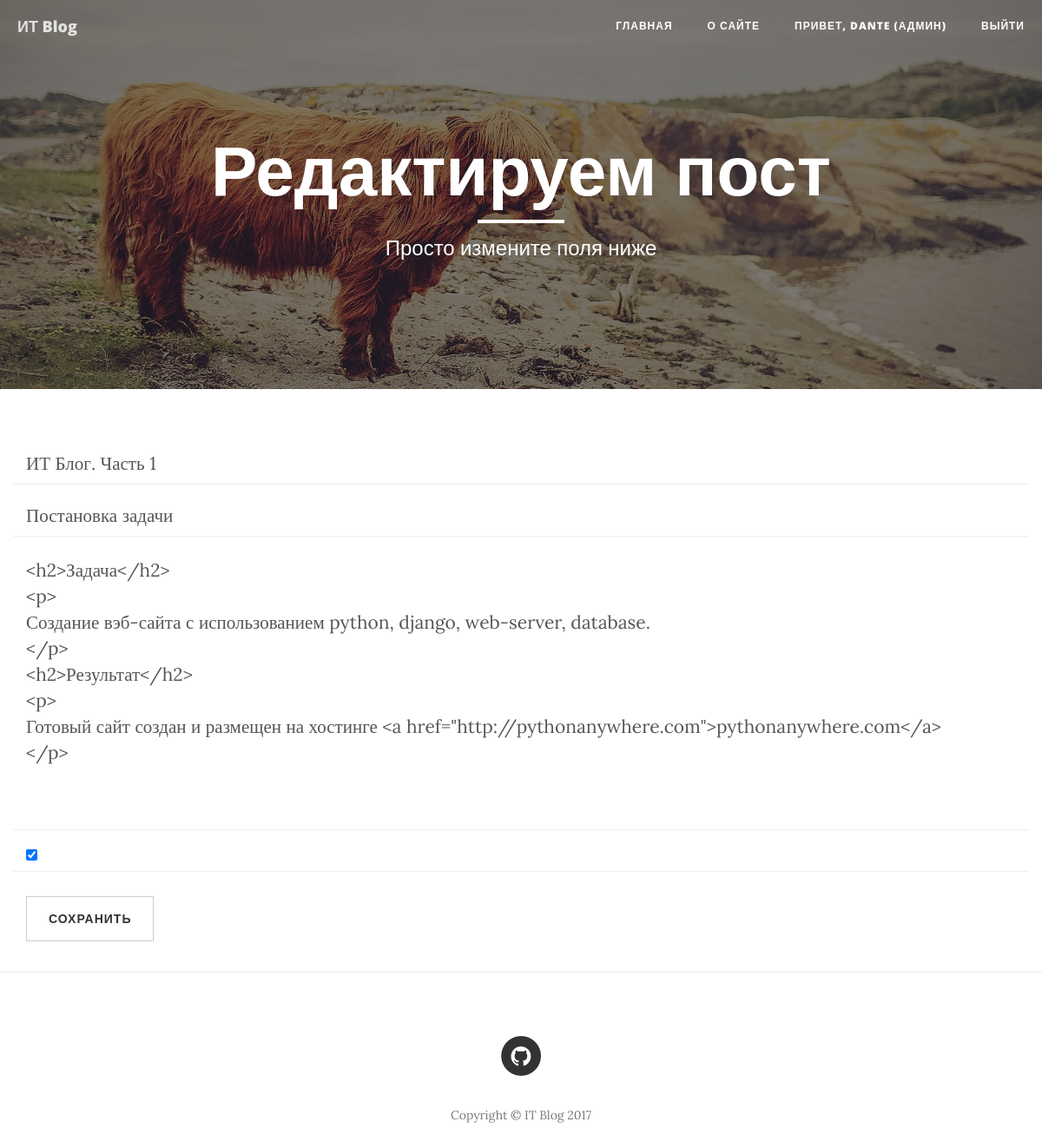
The app's page /post/edit/10/ (signed in) with its own data.
### main_app/models.py (models this page shows, shortened)
class Post(models.Model):
    title = models.CharField(max_length=64, unique=True)
    subtitle = models.CharField(max_length=128, blank=True)
    post_datetime = models.DateTimeField(auto_now=True)
    text = models.TextField()
    is_active = models.BooleanField(default=False)
    user = models.ForeignKey(User)

### main_app/views.py (the view)
# urls.py: url(r'^post/edit/(?P<pk>\d+)/$', login_required(PostUpdateView.as_view()), name='edit_post'),
class PostUpdateView(UpdateView):
    model = Post
    template_name = 'edit.html'
    success_url = '/'
    form_class = PostForm

### main_app/forms.py
class PostForm(forms.ModelForm):
    title = forms.CharField(label='Заголовок',
                            widget=forms.TextInput(attrs={'class': 'form-control', 'placeholder': 'Заголовок'}))
    subtitle = forms.CharField(label='Подзаголовок',
                               widget=forms.TextInput(attrs={'class': 'form-control', 'placeholder': 'Подзаголовок'}))
    text = forms.CharField(label='Текст',
        widget=forms.Textarea(attrs={'class': 'form-control', 'placeholder': 'Текст (поддерживается html)'}))
    class Meta:
        model = Post
        fields = ('title', 'subtitle', 'text', 'is_active')

### main_app/templates/edit.html (shortened to what this page needs)
{% extends "main.html" %}
{% load staticfiles %}
{% block header %}
    <header class="intro-header" style="background-image: url('{% static "img/contact-bg.jpg" %}')">
        <div class="container">
            <div class="row">
                <div class="col-lg-8 col-lg-offset-2 col-md-10 col-md-offset-1">
                    <div class="page-heading">
                        <h1>Редактируем пост</h1>
                        <hr class="small">
                        <span class="subheading">Просто измените поля ниже</span>
                    </div>
                </div>
            </div>
        </div>
    </header>
{% endblock %}
{% block content %}
    <form method="post">
        {% for field in form %}
        {% if field.name != 'is_active' or user.is_superuser %}
            <div class="row control-group">
                <div class="form-group col-xs-12 floating-label-form-group controls">
                    {{field}}
                    </div>
            </div>
        {% endif %}
        {% endfor %}
        <br>
        <div class="row">
            <div class="form-group col-xs-12">
                <button type="submit" class="btn btn-default">Сохранить</button>
            </div>
        </div>
    </form>
{% endblock %}

### templates/main.html (shortened to what this page needs)
{% extends "base.html" %}
{% load staticfiles %}
{% block main %}
    <nav class="navbar navbar-default navbar-custom navbar-fixed-top">
        <div class="container-fluid">
            <div class="navbar-header page-scroll">
                <a class="navbar-brand" href="{% url 'index' %}">ИТ Blog</a>
            </div>
            <div class="collapse navbar-collapse" id="bs-example-navbar-collapse-1">
                <ul class="nav navbar-nav navbar-right">
                    <li>
                        <a href="{% url 'index' %}">главная</a>
                    </li>
                    <li>
                        <a href="{% url 'about' %}">о сайте</a>
                    </li>
                    {% if user.is_authenticated %}
                        {% if user.is_superuser %}
                            <li><a href="{% url 'by_author' author_id=user.id %}">привет,  {{user.username}} (АДМИН)</a></li>
                        {% else %}
                            <li><a href="{% url 'by_author' author_id=user.id %}">привет,  {{user.username}}</a></li>
                        {% endif %}
                        <li><a href="{% url 'logout' %}">Выйти</a></li>
                    {% else %}
                        <li><a href="{% url 'registration' %}"><span class="glyphicon glyphicon-user"></span>регистрация</a></li>
                        <li><a href="{% url 'login' %}"><span class="glyphicon glyphicon-log-in"></span>Войти</a></li>
                    {% endif %}
                </ul>
            </div>
        </div>
    </nav>
    {% block header %}
    {% endblock %}
    <div class="container">
        {% block content %}
        {% endblock %}
    </div>
    <hr>
    <footer>
        <div class="container">
            <div class="row">
                <div class="col-lg-8 col-lg-offset-2 col-md-10 col-md-offset-1">
                    <ul class="list-inline text-center">
                        <li>
                            <a href="#">
                                <span class="fa-stack fa-lg">
                                    <i class="fa fa-circle fa-stack-2x"></i>
                                    <i class="fa fa-github fa-stack-1x fa-inverse"></i>
                                </span>
                            </a>
                        </li>
                    </ul>
                    <p class="copyright text-muted">Copyright &copy; IT Blog 2017</p>
                </div>
            </div>
        </div>
    </footer>
{% endblock %}

### records on screen
Post: form "ИТ Блог. Часть 1" "Постановка задачи" "<h2>Задача</h2> <p> Создание вэб-сайта с использованием python, django, web-server, database. </p> <h2>Результат</h2> <p> Готовый сайт создан и размещен на хостинге <a href=\"http://pythonanywhere.com\">pythonanywhere.com</a> </p>" "☑"

### other values on screen
{{ user.username }} "DANTE"
